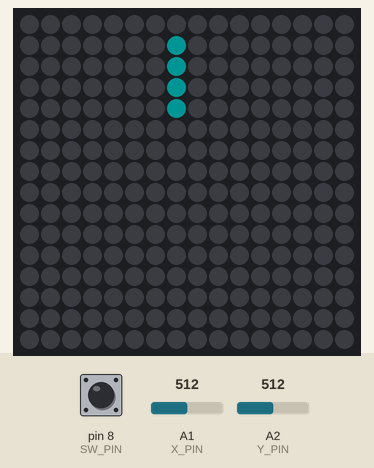
A program run on a simulated Arduino Mega 2560, built with avr-gcc and run on an emulated ATmega2560. On the bench: 16×16 RGB LED matrix (first LED top left, wired row by row). The test bench sets the inputs (shaded band); at power-on: A2 (Y_PIN) = 512, A1 (X_PIN) = 512, pin 8 (SW_PIN) HIGH. Dim RGB values are drawn brighter than linear; random numbers use the default seed unless the program sets one.

Above: at 1.2 s.
1.3 s: A2 (Y_PIN) set to 690
3.3 s: A2 (Y_PIN) set to 708
At 5.3 s:
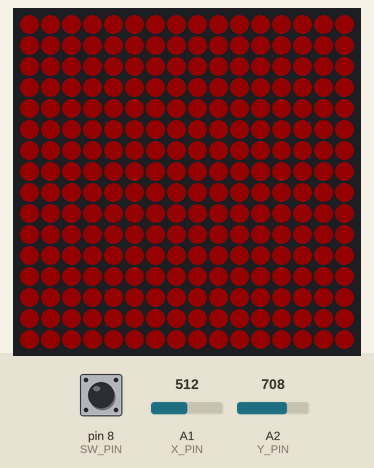
5.4 s: A1 (X_PIN) set to 710
At 8.37 s:
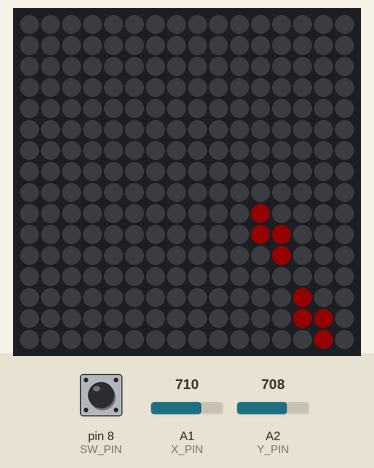
8.4 s: pin 8 (SW_PIN) pulled LOW for 0.15 s
At 8.5 s:
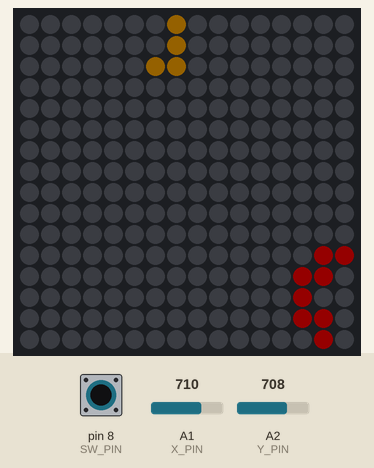
9.1 s: A1 (X_PIN) set to 687
At 11.38 s:
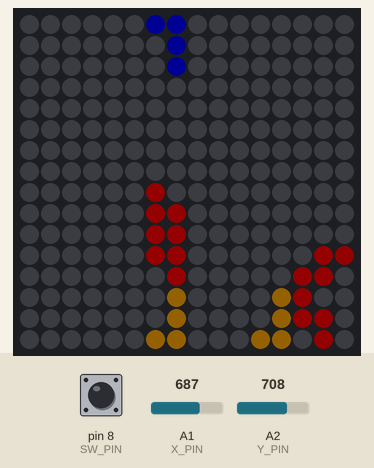
12.1 s: pin 8 (SW_PIN) pulled LOW for 1 s
At 12.27 s:
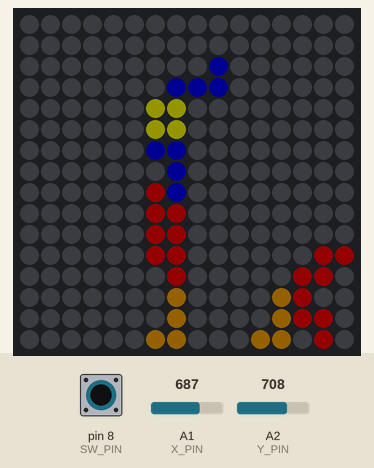

Measured:
- the behaviour switches between 700 and 701 on A2 (Y_PIN) (found by bisection; images 0 and 1)
- the behaviour switches between 701 and 700 on A1 (X_PIN) (found by bisection; images 3 and 4)
- what the display in image 0 shows lasts 0.6 s, from 0.6 s to 1.2 s

The program:

main.cpp
```cpp
#include <Arduino.h>
#include <FastLED.h>

// Налаштування матриці
#define DATA_PIN 6
#define MATRIX_WIDTH 16
#define MATRIX_HEIGHT 16
#define NUM_LEDS (MATRIX_WIDTH * MATRIX_HEIGHT)
#define BRIGHTNESS 20

// Піни керування
#define X_PIN A1
#define Y_PIN A2
#define SW_PIN 8

CRGB leds[NUM_LEDS];
CRGB board[MATRIX_WIDTH][MATRIX_HEIGHT];

// Таймери
unsigned long last_time_x = 0;
unsigned long last_time_rotation = 0;
unsigned long lastFallTime = 0;
unsigned long gameOverTime = 0;

unsigned long fallInterval = 600;          // Базова швидкість падіння (мс)
const unsigned long softDropInterval = 60; // Швидкість при утриманні джойстика вниз

// Фігури Тетріса (4x4)
const byte tetrominoes[7][4][4] = {
    // I Piece
    {{0, 0, 0, 0},
     {1, 1, 1, 1},
     {0, 0, 0, 0},
     {0, 0, 0, 0}},
    // T Piece
    {{0, 1, 0, 0},
     {1, 1, 1, 0},
     {0, 0, 0, 0},
     {0, 0, 0, 0}},
    // O Piece
    {{1, 1, 0, 0},
     {1, 1, 0, 0},
     {0, 0, 0, 0},
     {0, 0, 0, 0}},
    // J Piece
    {{1, 0, 0, 0},
     {1, 1, 1, 0},
     {0, 0, 0, 0},
     {0, 0, 0, 0}},
    // L Piece
    {{0, 0, 1, 0},
     {1, 1, 1, 0},
     {0, 0, 0, 0},
     {0, 0, 0, 0}},
    // S Piece
    {{0, 1, 1, 0},
     {1, 1, 0, 0},
     {0, 0, 0, 0},
     {0, 0, 0, 0}},
    // Z Piece
    {{1, 1, 0, 0},
     {0, 1, 1, 0},
     {0, 0, 0, 0},
     {0, 0, 0, 0}}};

const CRGB colors[7] = {
    CRGB::Cyan, CRGB::Purple, CRGB::Yellow, CRGB::Blue, CRGB::Orange, CRGB::Green, CRGB::Red};

// Стан активної фігури
short currentPiece, currentX, currentY, currentRotation;
bool gameOver = false;
bool redrawNeeded = true;

// Перетворення координат (X, Y) у 1D індекс (Зігзаг / Serpentine)
uint16_t getLEDIndex(short x, short y)
{
  if (x < 0 || x >= MATRIX_WIDTH || y < 0 || y >= MATRIX_HEIGHT)
    return 0;

  if (y % 2 == 0)
  {
    return (y * MATRIX_WIDTH) + x;
  }
  else
  {
    return (y * MATRIX_WIDTH) + (MATRIX_WIDTH - 1 - x);
  }
}

// Перевірка колізій
bool checkCollision(short piece, short rotation, short posX, short posY)
{
  for (short r = 0; r < 4; r++)
  {
    for (short c = 0; c < 4; c++)
    {
      short rotX = r, rotY = c;
      if (rotation == 1)
      {
        rotX = 3 - c;
        rotY = r;
      }
      else if (rotation == 2)
      {
        rotX = 3 - r;
        rotY = 3 - c;
      }
      else if (rotation == 3)
      {
        rotX = c;
        rotY = 3 - r;
      }

      if (tetrominoes[piece][rotY][rotX])
      {
        short targetX = posX + c;
        short targetY = posY + r;

        if (targetX < 0 || targetX >= MATRIX_WIDTH || targetY >= MATRIX_HEIGHT)
        {
          return true; // Вихід за межі стін або підлоги
        }
        if (targetY >= 0 && board[targetX][targetY] != CRGB(0, 0, 0))
        {
          return true; // Зіткнення з іншим блоком
        }
      }
    }
  }
  return false;
}

// Спавн нової фігури
void spawnPiece()
{
  currentPiece = random(0, 7);
  currentRotation = 0;
  currentX = MATRIX_WIDTH / 2 - 2;
  currentY = 0;

  if (checkCollision(currentPiece, currentRotation, currentX, currentY))
  {
    gameOver = true;
    gameOverTime = millis();
  }
}

// Фіксація фігури на сітці
void lockPiece()
{
  for (short r = 0; r < 4; r++)
  {
    for (short c = 0; c < 4; c++)
    {
      short rotX = r, rotY = c;
      if (currentRotation == 1)
      {
        rotX = 3 - c;
        rotY = r;
      }
      else if (currentRotation == 2)
      {
        rotX = 3 - r;
        rotY = 3 - c;
      }
      else if (currentRotation == 3)
      {
        rotX = c;
        rotY = 3 - r;
      }

      if (tetrominoes[currentPiece][rotY][rotX])
      {
        short targetX = currentX + c;
        short targetY = currentY + r;
        if (targetY >= 0 && targetX >= 0 && targetX < MATRIX_WIDTH)
        {
          board[targetX][targetY] = colors[currentPiece];
        }
      }
    }
  }
}

// Очищення заповнених ліній
void clearLines()
{
  for (short y = MATRIX_HEIGHT - 1; y >= 0; y--)
  {
    bool rowFull = true;
    for (short x = 0; x < MATRIX_WIDTH; x++)
    {
      if (board[x][y] == CRGB(0, 0, 0))
      {
        rowFull = false;
        break;
      }
    }
    if (rowFull)
    {
      for (short moveY = y; moveY > 0; moveY--)
      {
        for (short x = 0; x < MATRIX_WIDTH; x++)
        {
          board[x][moveY] = board[x][moveY - 1];
        }
      }
      for (short x = 0; x < MATRIX_WIDTH; x++)
      {
        board[x][0] = CRGB(0, 0, 0);
      }
      y++; // Переперевірка поточного рядка
    }
  }
}

// Відображення кадру
void renderFrame()
{
  FastLED.clear();

  if (gameOver)
  {
    fill_solid(leds, NUM_LEDS, CRGB::Red);
  }
  else
  {
    // 1. Омалювання нерухомих блоків
    for (short x = 0; x < MATRIX_WIDTH; x++)
    {
      for (short y = 0; y < MATRIX_HEIGHT; y++)
      {
        if (board[x][y] != CRGB(0, 0, 0))
        {
          leds[getLEDIndex(x, y)] = board[x][y];
        }
      }
    }

    // 2. Омалювання падаючої фігури
    for (short r = 0; r < 4; r++)
    {
      for (short c = 0; c < 4; c++)
      {
        short rotX = r, rotY = c;
        if (currentRotation == 1)
        {
          rotX = 3 - c;
          rotY = r;
        }
        else if (currentRotation == 2)
        {
          rotX = 3 - r;
          rotY = 3 - c;
        }
        else if (currentRotation == 3)
        {
          rotX = c;
          rotY = 3 - r;
        }

        if (tetrominoes[currentPiece][rotY][rotX])
        {
          short targetX = currentX + c;
          short targetY = currentY + r;
          if (targetY >= 0 && targetY < MATRIX_HEIGHT && targetX >= 0 && targetX < MATRIX_WIDTH)
          {
            leds[getLEDIndex(targetX, targetY)] = colors[currentPiece];
          }
        }
      }
    }
  }

  FastLED.show();
}

void setup()
{
  // Підтяжка для кнопки
  pinMode(SW_PIN, INPUT_PULLUP);

  randomSeed(analogRead(A0));

  FastLED.addLeds<WS2812B, DATA_PIN, GRB>(leds, NUM_LEDS);
  FastLED.setBrightness(BRIGHTNESS);

  memset(board, 0, sizeof(board));
  spawnPiece();
}

void loop()
{
  // 1. Обробка стану Game Over
  if (gameOver)
  {
    if (redrawNeeded)
    {
      renderFrame();
      redrawNeeded = false;
    }

    // Пауза 2 секунди після програшу
    if (millis() - gameOverTime >= 2000)
    {
      memset(board, 0, sizeof(board));
      gameOver = false;
      spawnPiece();
      redrawNeeded = true;
    }
    return;
  }

  short valX = analogRead(X_PIN);
  short valY = analogRead(Y_PIN);

  // 2. Рух ВЛІВО / ВПРАВО (з затримкою антидребезгу 120 мс)
  if (millis() - last_time_x >= 120)
  {
    if (valX < 300) // Вліво
    {
      if (!checkCollision(currentPiece, currentRotation, currentX - 1, currentY))
      {
        currentX--;
        redrawNeeded = true;
      }
      last_time_x = millis();
    }
    else if (valX > 700) // Вправо
    {
      if (!checkCollision(currentPiece, currentRotation, currentX + 1, currentY))
      {
        currentX++;
        redrawNeeded = true;
      }
      last_time_x = millis();
    }
  }

  // 3. ОБЕРТАННЯ КНОПКОЮ (з антидребезгом 200 мс)
  if (digitalRead(SW_PIN) == LOW)
  {
    if (millis() - last_time_rotation >= 200)
    {
      int nextRotation = (currentRotation + 1) % 4;
      if (!checkCollision(currentPiece, nextRotation, currentX, currentY))
      {
        currentRotation = nextRotation;
        redrawNeeded = true;
      }
      last_time_rotation = millis();
    }
  }

  // 4. ПРИСКОРЕНЕ ПАДІННЯ (якщо джойстик відхилено вниз)
  unsigned long currentInterval = (valY > 700) ? softDropInterval : fallInterval;

  // 5. Автоматичне падіння фігури
  if (millis() - lastFallTime >= currentInterval)
  {
    if (!checkCollision(currentPiece, currentRotation, currentX, currentY + 1))
    {
      currentY++;
    }
    else
    {
      lockPiece();
      clearLines();
      spawnPiece();
    }
    lastFallTime = millis();
    redrawNeeded = true;
  }

  // 6. Отрисовка кадру ТІЛЬКИ при зміні стану (захист від лагів)
  if (redrawNeeded)
  {
    renderFrame();
    redrawNeeded = false;
  }
}
```
